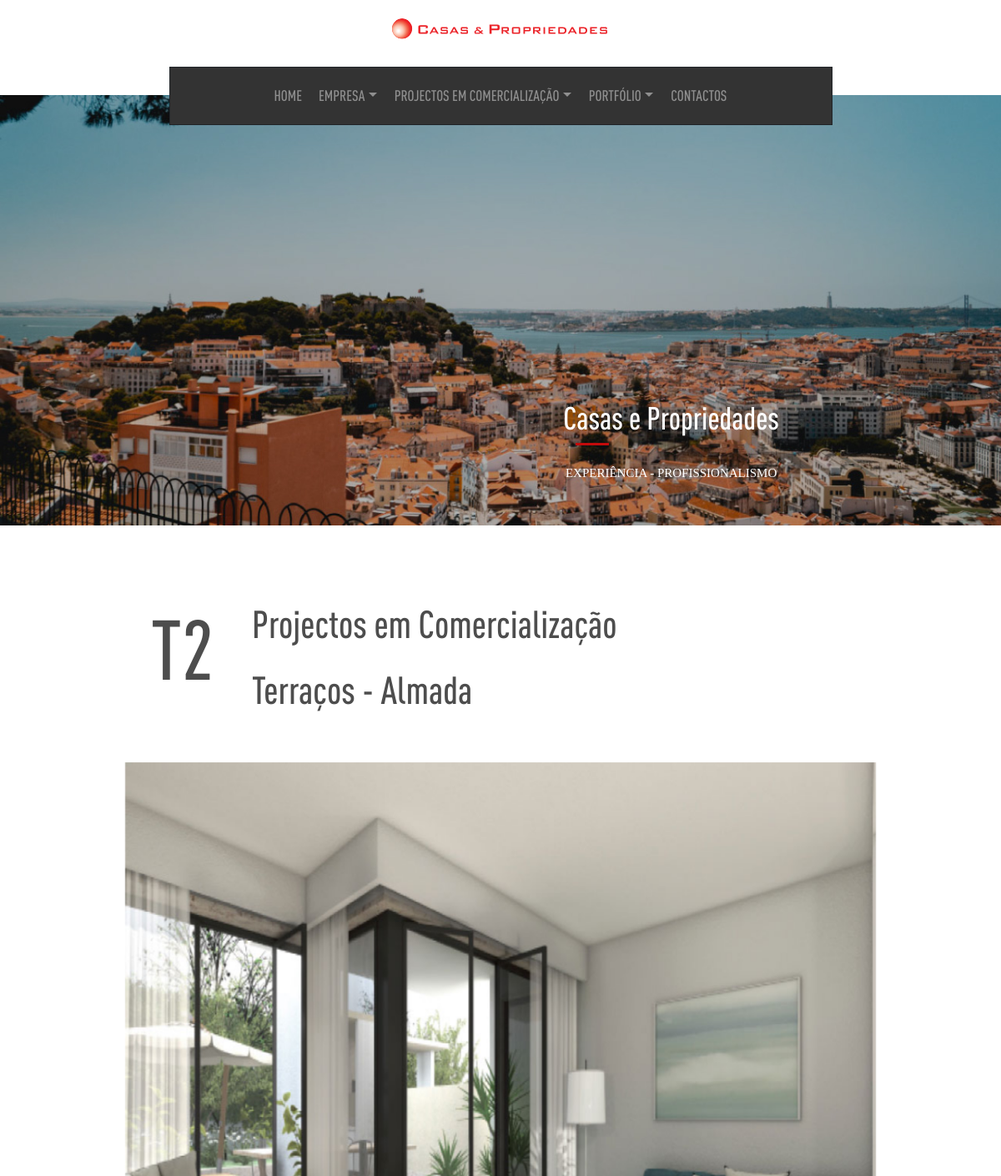
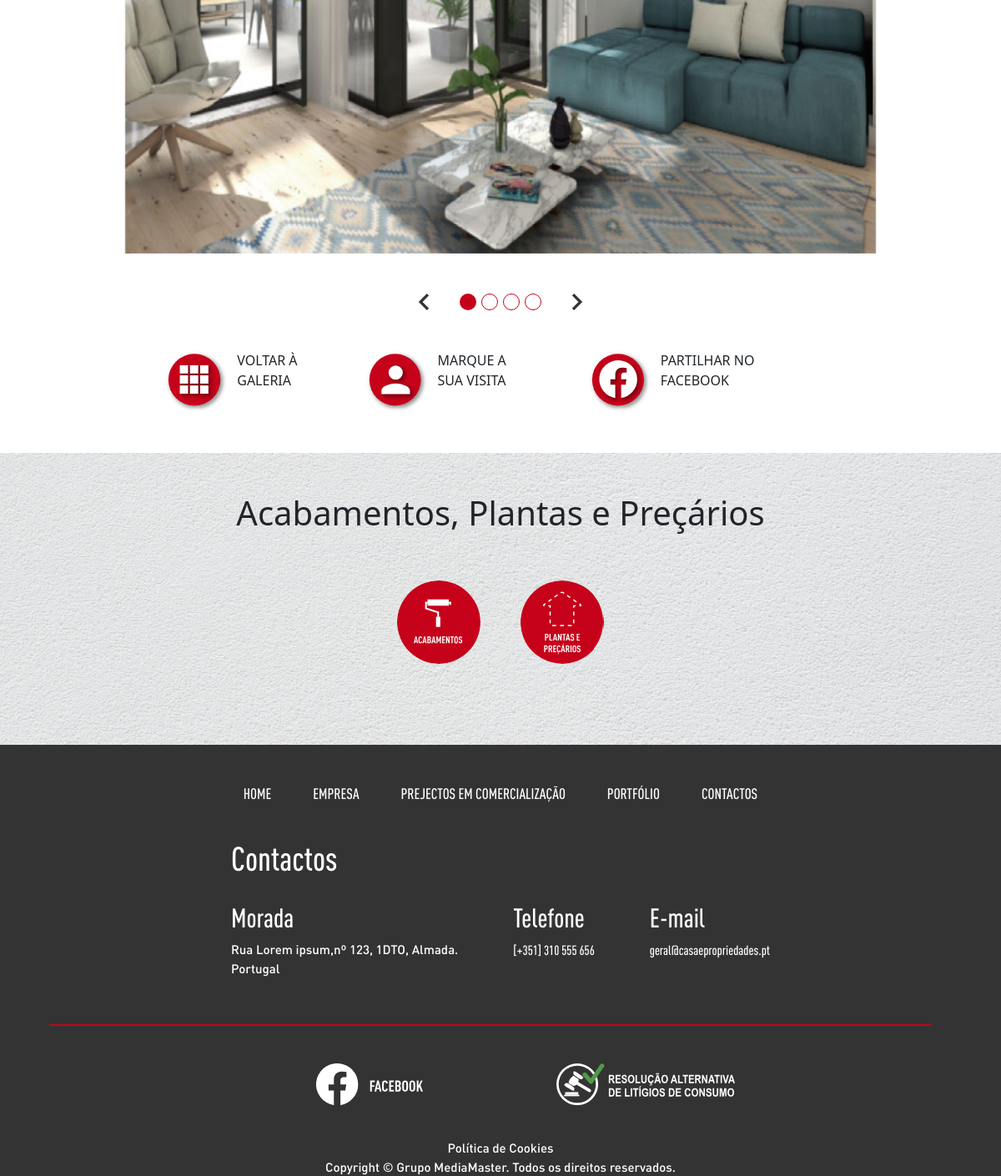
Screenshot of /predio.php?id=2 with the database file from the repository (2 pictures, top to bottom).
### tables this page shows
CREATE TABLE `carousel` (
  `id` int(11) NOT NULL,
  `imagem` varchar(1000) NOT NULL,
  `titulo` varchar(100) NOT NULL,
  `texto` varchar(500) NOT NULL
);

CREATE TABLE `predios` (
  `id` int(11) NOT NULL,
  `tipo` varchar(100) NOT NULL,
  `id_projecto` int(11) NOT NULL,
  `imagens` blob NOT NULL,
  `mostrar` tinyint(1) DEFAULT 0,
  `area` int(11) NOT NULL,
  `estado` varchar(200) NOT NULL,
  `valor` double(9,2) NOT NULL
);

CREATE TABLE `projectos` (
  `id` int(11) NOT NULL,
  `nome` varchar(500) NOT NULL,
  `acabamentos` text NOT NULL,
  `planta` text NOT NULL
);

CREATE TABLE `contactos` (
  `id` int(11) NOT NULL,
  `morada` varchar(500) NOT NULL,
  `telefone` varchar(500) NOT NULL,
  `email` varchar(500) NOT NULL,
  `facebook` varchar(500) NOT NULL,
  `email_form` varchar(500) NOT NULL
);

### predio.php (called while the page is built)
<?php
$current_menu = "projecto";
require "components/header.php";
require "views/predio_view.php";
require "components/footer.php";
?>

### helpers/_base_de_dados_helper.php (called while the page is built, shortened)
<?php
$base_dados = [
  "host" => "localhost",
  "dbname" => "casas_e_prop_bd",
  "user" => "root",
  "pass" => "",
];
$pdo = new PDO("mysql:host=$base_dados[host];dbname=$base_dados[dbname];charset=utf8mb4","$base_dados[user]","$base_dados[pass]");
function selectSql($sql){
  global $pdo;
  $consulta = $pdo->query($sql);
  $resultado = $consulta->fetchAll(PDO::FETCH_ASSOC);
  return $resultado;
}
function selectSqlUnico($sql){
  global $pdo;
  $consulta = $pdo->query($sql);
  $resultado = $consulta->fetch(PDO::FETCH_ASSOC);
  return $resultado;
}
?>

### helpers/carousel_helper.php (called while the page is built)
<?php
function getCarousel(){
  $resultado = selectSql("SELECT * FROM carousel");
  return $resultado;
}
?>

### helpers/predio_helper.php (called while the page is built, shortened)
<?php
function getPredioEspecifico($id){
  $resultado = selectSqlUnico("SELECT * FROM predios WHERE id=$id LIMIT 1");
  return $resultado;
}
?>

### helpers/projecto_helper.php (called while the page is built, shortened)
<?php
function getProjetoEspecifico($id){
  $resultado = selectSqlUnico("SELECT * FROM projectos WHERE id=$id LIMIT 1");
  return $resultado;
}
?>

### helpers/contactos_helper.php (called while the page is built)
<?php
function getContactos(){
  $resultado = selectSqlUnico("SELECT * FROM contactos");
  return $resultado;
}
?>

### views/predio_view.php (the view, shortened to what this page needs)
<?php
$form = !empty($_GET["id"]);
if($form){
  $id = intval($_GET["id"]);
  $pe = getPredioEspecifico($id);
  $pai = getProjetoEspecifico($pe["id_projecto"]);
  $imagens = json_decode($pe["imagens"]);
}
?>
  <main class="container-fluid pt-5 px-0">
    <div class="row title ms-5">
      <div class="col-2 ms-5 "><h1 class="big-text"><span><?= $pe["tipo"] ?></span></h1></div>
      <div class="col-6">
        <h1 class="mt-4 mx-0">Projectos em Comercialização</h1>
        <h1 class="mt-4 mx-0"><?= $pai["nome"] ?></h1>
      </div>
    </div>
    <div class="row">
      <div class="col-12 ">
        <div id="predio" class="carousel slide">
          <div class="carousel-inner predios">
            <?php foreach($imagens as $i => $img): ?>
              <div class="carousel-item <?= ($i == 0) ? "active" : "" ?>">
                <img src="<?= $img ?>" class="d-block m-auto" alt="<?= $i ?>">
              </div>
            <?php endforeach ?>
          </div>
          <br><br>
          <div class="mb-5 d-flex justify-content-center align-items-center w-fit-content m-auto">
            <button class="carousel-control-prev predio-prev" type="button" data-bs-target="#predio" data-bs-slide="prev">
              <span class="carousel-control-prev-icon" aria-hidden="true"></span>
            </button>
            <div class="carousel-indicators m-auto mx-4">
              <?php foreach($imagens as $i => $img): ?>
                <button type="button"
                data-bs-target="#predio"
                data-bs-slide-to="<?= $i ?>"
                class="<?= ($i == 0) ? "active" : "" ?>"
                aria-current="true"
                aria-label="Slide <?= $i ?>"></button>
              <?php endforeach ?>
            </div>
            <button class="carousel-control-next predio-next" type="button" data-bs-target="#predio" data-bs-slide="next">
              <span class="carousel-control-next-icon" aria-hidden="true"></span>
            </button>
          </div>
        </div>
      </div>
    </div>
    <div class="row g-0">
      <div class="col-12 mb-5">
       <div class="container-fluid d-flex justify-content-center finish-predio">
          <div class="row m-0">
            <div id="galeria" class="col-6"></div>
            <div class="col-6">VOLTAR À GALERIA</div>
          </div>
          <div class="row m-0">
            <div id="visita" class="col-6"></div>
            <div class="col-6">MARQUE A SUA VISITA</div>
          </div>
          <div class="row m-0">
            <div id="facebook" class="col-6"></div>
            <div class="col-6">PARTILHAR NO FACEBOOK</div>
          </div>
       </div>
      </div>
    </div>
    <div class="row g-0 finish-touch ">
      <div class="col-12 m-auto text-center ">
      <h1>Acabamentos, <span>Plan</span>tas e Preçários</h1>
      </div>
      <div class="col-12 d-flex justify-content-center gap-5">
        <a href="acabamentos.php?id=<?= $pai["id"] ?>">
          <div id="acabamentos"></div>
        </a>
        <a href="plantas.php?id=<?= $pai["id"] ?>">
          <div id="plantas"></div>
        </a>
      </div>
    </div>
  </main>

### components/header.php (shortened to what this page needs)
<?php
  $contactos = getContactos();
  $carousel = getCarousel();
?>
<!DOCTYPE html>
<html lang="pt">
<head>
  <link href="https://cdn.jsdelivr.net/npm/bootstrap@5.3.3/dist/css/bootstrap.min.css" rel="stylesheet">
  <link rel="stylesheet" href="public/fonts/din_pro/stylesheet.css">
  <link rel="stylesheet" href="public/fonts/montserrat/stylesheet.css">
  <link rel="stylesheet" href="public/fonts/open_sans/stylesheet.css">
  <link rel="stylesheet" href="public/css/style.css">
</head>
<body>
  <header class="container-fluid">
    <div class="row">
      <div class="col-12 text-center logo_nav">
        <img src="public/img/extras/logo.svg" alt="logo" id="logotipo">
      </div>
    </div>
    <div class="row">
      <div class="col-12 text-center px-0 ">
        <nav class="navbar navbar-expand-md border border-dark m-auto nav-desktop">
          <div class="container-fluid">
            <div class="collapse navbar-collapse" id="navbarNavDropdown">
              <ul class="navbar-nav m-auto">
                <li class="nav-item">
                  <a class="nav-link <?= ($current_menu == "home") ? "active" : "" ?>" aria-current="page" href="index.php">HOME</a>
                </li>
                <li class="nav-item dropdown">
                  <a class="nav-link <?= ($current_menu == "empresa") ? "active" : "" ?> dropdown-toggle" id="empresa" role="button" data-bs-toggle="dropdown" aria-expanded="false">
                    EMPRESA
                  </a>
                </li>
                <li class="nav-item dropdown">
                  <a class="nav-link <?= ($current_menu == "projectos") ? "active" : "" ?> dropdown-toggle" href="#" role="button" data-bs-toggle="dropdown" aria-expanded="false">
                    PROJECTOS EM COMERCIALIZAÇÃO
                  </a>
                </li>
                <li class="nav-item dropdown">
                  <a class="nav-link <?= ($current_menu == "portfolio") ? "active" : "" ?> dropdown-toggle" href="#" role="button" data-bs-toggle="dropdown" aria-expanded="false">
                    PORTFÓLIO
                  </a>
                </li>
                <li class="nav-item">
                  <a class="nav-link <?= ($current_menu == "contactos") ? "active" : "" ?>" href="contactos.php">CONTACTOS</a>
                </li>
              </ul>
            </div>
          </div>
        </nav>
      </div>
    </div>
    <div class="row">
      <div class="col-12 text-center px-0 header-image">
        <div id="carouselExampleAutoplaying" class="carousel slide" data-bs-ride="carousel">
          <div class="carousel-inner">
            <?php foreach($carousel as $i => $c): ?>
              <div class="carousel-item carousel-item <?= ($i == 0) ? "active" : "" ?>">
                <img src="<?= $c["imagem"] ?>" class="d-block w-100" alt="...">
                <div class="carousel-caption d-flex justify-content-end header-image-caption">
                  <div>
                    <h1><?= $c["titulo"] ?></h1>
                    <div class="red-separator-c"></div>
                    <br>
                    <h4><?= $c["texto"] ?></h4>
                  </div>
                </div>
              </div>
            <?php endforeach?>
          </div>
        </div>
      </div>
    </div>
  </header>

### components/footer.php
  <footer class="container-fluid">
    <div class="row footer-nav">
      <div class="col-12">
        <nav>
          <a href="#" class="<?= ($current_menu == "home") ? "activated" : "" ?>">
            HOME
          </a>
          <a href="#" onclick="abrir_com_delay('empresa')" class="<?= ($current_menu == "empresa") ? "activated" : "" ?>">
            EMPRESA
          </a>
          <a href="#" class="<?= ($current_menu == "projectos") ? "activated" : "" ?>">
            PREJECTOS EM COMERCIALIZAÇÃO
          </a>
          <a href="#" class="<?= ($current_menu == "portfolio") ? "activated" : "" ?>">
            PORTFÓLIO
          </a>
          <a href="#" class="<?= ($current_menu == "contactos") ? "activated" : "" ?>">
            CONTACTOS
          </a>
        </nav>
      </div>
    </div>
    <div class="row">
      <div class="col-12 contacts">
        <div class="contacts-title">
          <h1>Contactos</h1>
        </div>
        <div class="morada">
          <h2>Morada</h2>
          <p>
            <?= $contactos["morada"] ?>
          </p>
        </div>
        <div>
          <h2>Telefone</h2>
          <?= $contactos["telefone"] ?>
        </div>
        <div>
          <h2>E-mail</h2>
          <?= $contactos["email"] ?>
        </div>
      </div>
    <div class="row">
      <div class="col-12 separator-footer">
      </div>
    </div>
    <div class="row">
      <div class="col-12 footer-img">
        <div>
          <a href="">
            <img src="public/img/svg/facebook-branco.svg" alt="facebook">
          </a>
        </div>
        <div>
          <a href="ralc.php">
            <img src="public/img/svg/ralc.svg" alt="ralc">
          </a>
        </div>
      </div>
    </div>
    <div class="cookies-copyright">
      Política de Cookies <br>
      Copyright ©  Grupo MediaMaster. Todos os direitos reservados.
    </div>
  </footer>
</body>
</html>

### public/css/style.css (style rules this page uses)
:root { --cinza: rgb(77, 77, 77); --cinza-escuro: rgb(51, 51, 51); --cinza-claro: rgb(102, 102, 102); --cinza-contactos: rgb(241, 241, 241); --vermelho: rgb(198, 2, 26); --branco: rgb(255, 255, 255); --preto: rgb(0, 0, 0); }
body { margin: 0px auto; max-width: 1280px; min-width: 360px; }
.w-fit-content { width: fit-content; }
.red-separator-c { background-color: rgb(194, 11, 11); width: 40px; height: 3px; margin: -15px 0px 0px 15px; }
header #logotipo { max-width: 280px; margin: 15px 0px 25px 0px; }
header .nav-desktop { background-color: var(--cinza-escuro); height: 70px; width: 795px; z-index: 1; }
header nav .nav-item .nav-link { font-family: 'DIN-cond-med'; font-size: 18px; color: rgba(255, 255, 255, 0.45); padding-top: 21px; position: relative; bottom: 9px; border-top: 5px solid transparent; margin: 0px 2px 0px 2px; }
.dropdown-toggle::after { margin: 1px; }
header .header-image { margin: auto; margin: -36px 0px 18px 0px; height: fit-content; }
header .carousel-caption { padding-right: 86px; height: 156px; flex-wrap: wrap; color: white; z-index: 1; }
header .header-image-caption div > h1 { font-family: 'DIN-cond-med'; font-size: 38px; margin-bottom: 22px; }
header .header-image-caption div > h4 { font-family: 'Montserrat'; font-size: 15px; text-transform: uppercase; }
main .title h1 { font-family: 'DIN-cond-med'; font-size: 46px; color: var(--cinza); margin: 22px 0px 0px 73px; }
.carousel-item > div { display: flex; justify-content: center; flex-wrap: wrap; margin: auto; align-items: center; gap: 30px; }
.carousel-control-next, .carousel-control-prev { opacity: 1; position: static; margin: auto; }
.carousel-control-next-icon, .carousel-control-prev-icon { height: 20px; }
.carousel-indicators { position: static; }
.carousel-indicators [data-bs-target] { box-sizing: border-box; border-radius: 50%; width: 20px; height: 20px; border: 1px solid var(--vermelho); opacity: 1; }
.carousel-indicators .active { background-color: var(--vermelho); border: none; }
footer { height: fit-content; background-color: var(--cinza-escuro); color: var(--branco); font-family: 'DIN-cond-med'; }
footer nav { margin-top: 45px; display: flex; justify-content: center; column-gap: 50px; }
footer nav a { font-size: 18px; text-decoration: none; color: inherit; min-width: fit-content; }
footer .contacts > .contacts-title { font-size: 46px; margin: 40px 0px 20px 0px; width: 650px; }
footer .contacts { margin: auto; max-width: 670px; display: flex; flex-wrap: wrap; justify-content: space-between; }
footer .contacts p { font-family: 'DIN-med'; font-size: 15px; }
footer .separator-footer { background-color: var(--vermelho); height: 2px; margin: 40px auto; width: 90%; }
footer .footer-img { position: relative; left: 42px; top: 5px; display: flex; justify-content: center; column-gap: 160px; }
footer .footer-img div img { height: 50px; }
footer .cookies-copyright { font-family: 'DIN-med'; font-size: 15px; text-align: center; display: flex; justify-content: center; align-items: center; margin-top: 45px; }
.logo_nav { display: flex; align-items: center; justify-content: center; }
.finish-touch { background-image: url("../img/extras/imagem-de-fundo-acabamentos.jpg"); background-position: center; background-repeat: no-repeat; background-size: cover; height: 350px; }
.finish-touch > .col-12 > a > #acabamentos, #plantas { height: 100px; width: 100px; border-radius: 50%; z-index: 1002; }
.finish-touch > .col-12 > a > #acabamentos { background-image: url("../img/svg/acabamentos-vermelho_1.svg"); }
.finish-touch > .col-12 > a > #plantas { background-image: url("../img/svg/plantas-vermelho.svg"); }
.big-text span { font-size: 100px; }
.predios { margin-top: 60px; }
.predios > .carousel-item > img { width: 900px; height: 800px; }
.predio-next .carousel-control-next-icon { background-image: url("../img/svg/seta-tipo-de-fogo-direita-cinza.svg"); }
.predio-prev .carousel-control-prev-icon { background-image: url("../img/svg/seta-tipo-de-fogo-esquerda-cinza.svg"); }
.finish-predio > .col-12, #galeria, #visita, #facebook { height: 75px; width: 75px; border-radius: 50%; z-index: 1002; background-position: left; background-size: cover; background-repeat: no-repeat; }
.finish-predio > div > #galeria { background-image: url("../img/svg/voltar-a-galeria.svg"); }
.finish-predio > div > #visita { background-image: url("../img/svg/marque-a-sua-visita.svg"); }
.finish-predio > div > #facebook { background-image: url("../img/svg/partilhar-no-facebook.svg"); }

### rows the page displays
carousel: imagem (picture), titulo "Casas e Propriedades", texto "EXPERIÊNCIA - PROFISSIONALISMO"
predios: tipo "T2"
projectos: nome "Terraços - Almada"
contactos: morada "Rua Lorem ipsum,nº 123, 1DTO, Almada. Portugal", telefone "[+351] 310 555 656", email "geral@casaepropriedades.pt"
